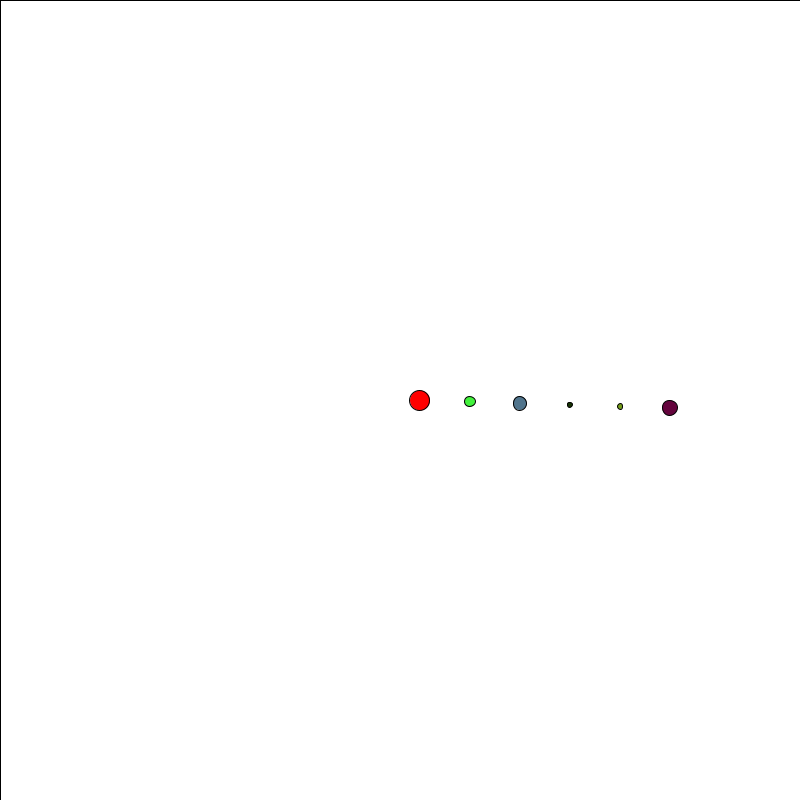
Frame 1 (no input)
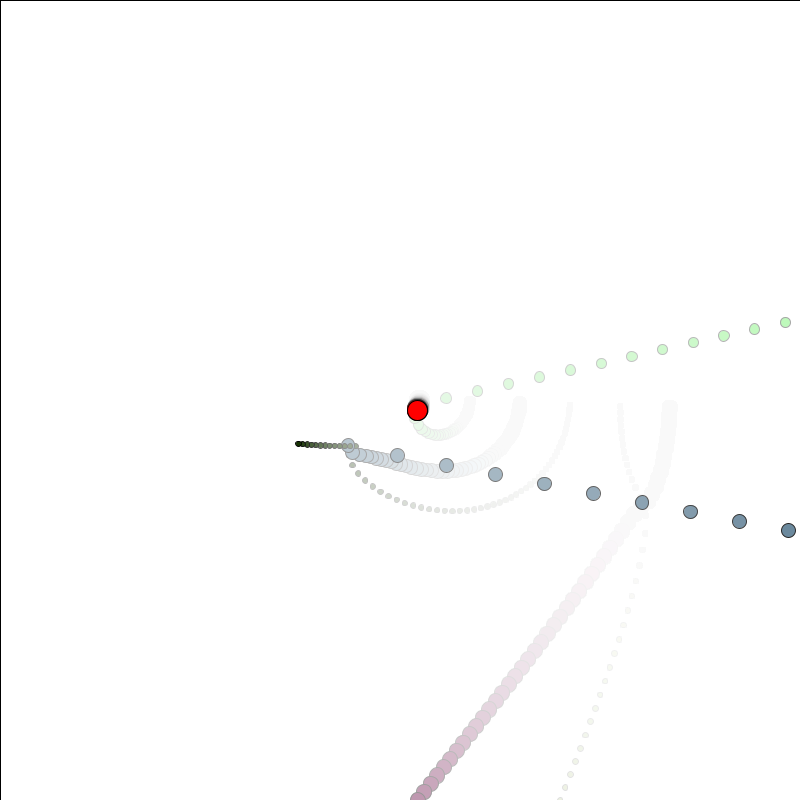
Frame 60 (the mouse pressed at the canvas centre just before this capture)
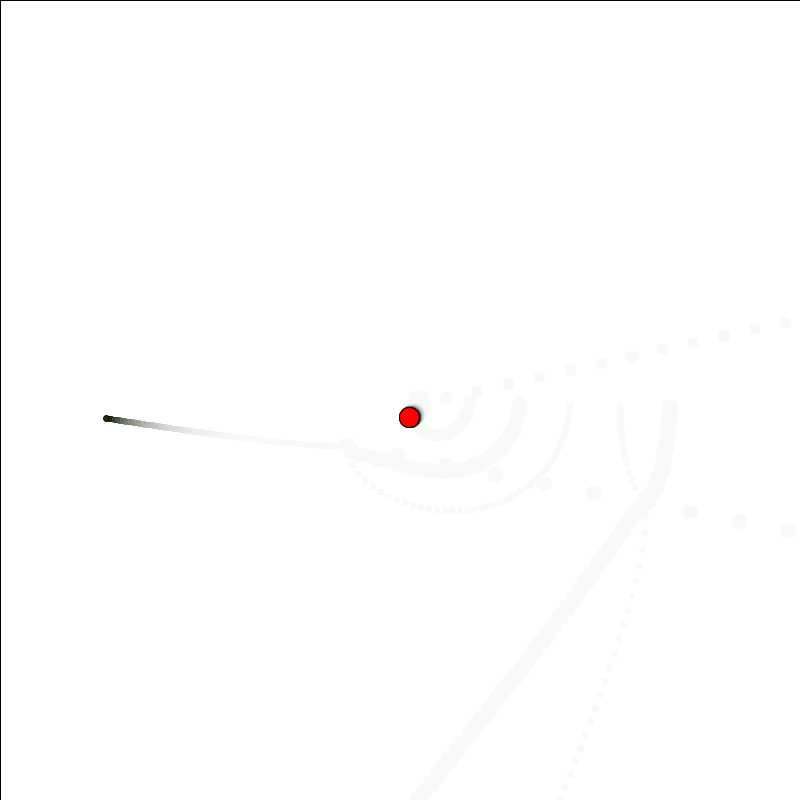
Frame 120 (the mouse held since frame 60 and released just before this capture)

The Processing sketch that drew these frames (run headless with seeded random() and noise(); from frame 60 on, the mouse is pressed at the canvas centre):

// Processing sketch: lab5_parte3
// ── lab5_parte3.pde
/*
------------------------------------------------------------
>> Laboratorio 5 - Modelación y Simulación
>> Simulación Gravitacional

Integrantes:  Pablo Cáceres Luzanto
              Benjamín Hernández Cortés
              
Fecha: 21 de Enero de 2019
Profesor: Fernando Rannou Fuentes
Ayudante: Francisco Muñoz Bravo
------------------------------------------------------------
El siguiente programa hecho en Processing simula un sistema
monoplanetario, cuya 'Estrella' central permanece estática
en todo instante y en donde existe un único 'Planeta' que
orbita alrededor de ella.
------------------------------------------------------------
*/

// ==== Variables globales ==== //

// Arreglo representativo del sistema a simular, donde se
// contiene a cada uno de los 'Astros' participantes.
Astro[] astros;

// Flotante para definir la mayor masa entre todo los astros
// participantes del sistema y regular el tamaño de los 'Astros'.
float masa_maxima;
   
// ==== Constantes globales ==== //
float G = 1;  // Constante gravitacional

/*
Configuración del entorno de simulación
---------------------------------------
*/
void setup() {
  //noLoop();
  background(255);  // Fondo color blanco
  size(800,800);    // Tamaño de la pantalla
  frameRate(60);    // Tasa de frames por segundo
  smooth(4);        // Grado de anti-aliasing
  
  // Se instancia el arreglo que contendrá a cada 'Astro'
  astros = new Astro[6];
  
  // Se instancia la 'Estrella' (ej. Sol)
  astros[0] = new Astro( new PVector(20, 0), // Posición inicial (respecto al centro)
                         new PVector(0, 0),  // Velocidad inicial (Vx, Vy)
                         1000,               // Masa de la 'Estrella'
                         10,                 // Diametro de la 'Estrella' (en pixeles)
                         true );             // Identificador para reconocer si es 'Estrella' o no
  
  astros[0].configurar_figura(true);  // Configuración posterior para la 'Estrella'.
  astros[0].velocidad_angular = 0.5;  // Se establece una velocidad angular para una rotación circular de la 'Estrella'
  
  // Se instancian los 'Planetas' orbitando alrededor de la 'Estrella'
  Astro estrella = astros[0];
  for (int i = 1; i < astros.length; i++) {
    astros[i] = new Astro( new PVector(estrella.posicion.x + 50 * i, 0),  // Posición inicial (respecto al centro)
                           new PVector(0, 1.58 * i),                      // Velocidad inicial (Vx, Vy)
                           random(estrella.masa - 200),                   // Masa del 'Planeta'
                           0,                                             // Diametro del 'Planeta' (en pixeles)
                           false );                                       // Identificador para reconocer si es 'Estrella' o no
                           
    astros[i].configurar_figura(true);  // Configuración posterior para los 'Planetas'.
  }
  
}

void draw() {
  fill(255, 20);                 // Se prepara un relleno color blanco con un grado de opacidad
  rect(0, 0, width, height);     // Se dibuja un rectangulo de acuerdo a la dimensiones de la ventana. 
  translate(width/2, height/2);  // Se desplazan las próximas figuras hacia al centro.
  run();
}

void run() {
  PVector aceleracion, fuerza_total;
  float angulo;
  
  for (Astro astro : astros) {
    
    // Instrucciones para 'Estrella'
    if (astro.es_estrella) {
      angulo = radians(astro.angulo + astro.velocidad_angular);  // Se obtiene el nuevo ángulo para la 'Estrella'
      astro.posicion.rotate(angulo);                             // Se actualiza posición de acuerdo al nuevo ángulo
      astro.angulo = angulo;                                     // Se configura el nuevo ángulo
      
      fill(astro.r, astro.g, astro.b);
      ellipse(astro.posicion.x, astro.posicion.y, astro.diametro, astro.diametro);  
    }
    
    // Instrucciones para 'Planeta'
    else {
      fuerza_total = astro.calcular_fuerza();               // Fuerza total sobre el 'Planeta'
      aceleracion = PVector.div(fuerza_total, astro.masa);  // Cálculo de su aceleración
      astro.velocidad.add(aceleracion);                     // Se actualiza su velocidad
      astro.posicion.add(astro.velocidad);                  // Se actualiza su posicion
      
      fill(astro.r, astro.g, astro.b);
      ellipse(astro.posicion.x, astro.posicion.y, astro.diametro, astro.diametro);
    }
  }
}

// ── Astro.pde
/*
---------------------------------------------------------
==== Definición de Clases ====

class Astro:
------------
Representación de los 'Astros' que componen el sistema a simular.
Un astro puede identificarse como 'Estrella' o 'Planeta' según sea
su configuración.

  
Parámetros:
----------
PVector posicion    : Vector que define la posición (x,y) del 'Astro'
PVector velocidad   : Vector que define la velocidad (Vx, Vy) del 'Astro'
float masa          : Representa la masa del 'Astro'
float diametro      : Representa el diametro del 'Astro' en pixeles
boolean es_estrella : Identifica si el 'Astro' es una 'Estrella' (true) o 'Planeta' (false)
color r, g, b       : Establece la combinación de colores RGB con la que se muestra el 'Astro'.

*/

class Astro {
  
  PVector posicion;
  PVector velocidad;
  float masa;
  float diametro;
  float angulo;
  float velocidad_angular;
  boolean es_estrella;
  color r, g, b;
  
  // Constructor predeterminado
  Astro () {
  }
  
  // Constructor personalizado
  Astro (PVector posicion,
         PVector velocidad,
         float masa,
         float diametro,
         boolean es_estrella) {
              
    this.posicion = posicion;
    this.velocidad = velocidad;
    this.masa = masa;
    this.diametro = diametro;
    this.es_estrella = es_estrella;
    this.angulo = PVector.angleBetween(new PVector(width/2, height/2), this.posicion);
    
    // Se actualiza la variable global 'masa_maxima'
    actualizar_masa_maxima();
  }
  
  /*
  void actualizar_masa_maxima():
  ------------------------------
  Este método permite reemplazar el valor de la variable global
  'masa_maxima' por la masa actual del 'Astro', siempre y cuando
  esta sea mayor que la de la variable global.
    
  */
  void actualizar_masa_maxima() {
    if (masa_maxima < this.masa) {
      masa_maxima = this.masa;
    }
  }
  
  /*
  void configurar_figura(boolean dinamico):
  -----------------------------------------
  Método que permite configurar el diámetro del 'Astro' y la
  combinación de colores RGB con la cual se mostrará por pantalla.
    
  Parámetros:
  -----------
  boolean dinamico: Valor lógico que permitirá saber si se configurará
                    el diámetro del 'Astro' de forma dinámica y relativo
                    a la variable 'masa_maxima'
  */
  void configurar_figura(boolean dinamico) {
    
    if (dinamico) { this.diametro = map(this.masa, 0, masa_maxima, 0, 20); }
    if (this.es_estrella) { r = 255; g = 0; b = 0; }
    else                  { r = int(random(255)); g = int(random(255)); b = int(random(255)); }
  }
  
  
  /*
  PVector calcular_fuerza():
  --------------------------
    Función que permite calcular la fuerza total que se ejerce sobre
    el 'Astro', a partir de los demás 'Astros' presentes en el sistema.
    
  Retorno:
  --------
  PVector fuerza_total: Vector que contiene el total de fuerza ejercida
                        sobre el 'Astro' en las coordenadas (x,y).
  */
  PVector calcular_fuerza() {
    PVector fuerza_total = new PVector(0,0);
    float distancia = 0;
    float escalar = 0;
    
    for (Astro astro : astros) {
      PVector fuerza = null;
      
      // Condición para no comparar consigo mismo.
      if (astro != this) {
        fuerza = PVector.sub(this.posicion, astro.posicion);
        distancia = fuerza.mag();
        fuerza.normalize();
        escalar = (-G * this.masa * astro.masa) / pow(distancia, 2);
        fuerza_total.add(fuerza.mult(escalar));
      }
    }
    return fuerza_total;
  }
}
